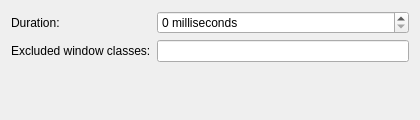
<?xml version="1.0" encoding="UTF-8"?>
<ui version="4.0">
 <class>KWin::GeometryChangeEffectConfigForm</class>
 <widget class="QWidget" name="KWin::GeometryChangeEffectConfigForm">
  <property name="geometry">
   <rect>
    <x>0</x>
    <y>0</y>
    <width>420</width>
    <height>120</height>
   </rect>
  </property>
  <layout class="QFormLayout" name="formLayout">
   <item row="0" column="0">
    <widget class="QLabel" name="label_Duration">
     <property name="text">
      <string>Duration:</string>
     </property>
     <property name="buddy">
      <cstring>kcfg_Duration</cstring>
     </property>
    </widget>
   </item>
   <item row="0" column="1">
    <widget class="QSpinBox" name="kcfg_Duration">
     <property name="suffix">
      <string> milliseconds</string>
     </property>
     <property name="maximum">
      <number>9999</number>
     </property>
     <property name="singleStep">
      <number>5</number>
     </property>
    </widget>
   </item>
   <item row="1" column="0">
    <widget class="QLabel" name="label_ExcludedWindowClasses">
     <property name="text">
      <string>Excluded window classes:</string>
     </property>
     <property name="buddy">
      <cstring>kcfg_ExcludedWindowClasses</cstring>
     </property>
    </widget>
   </item>
   <item row="1" column="1">
    <widget class="QLineEdit" name="kcfg_ExcludedWindowClasses"/>
   </item>
  </layout>
 </widget>
 <resources/>
 <connections/>
</ui>
